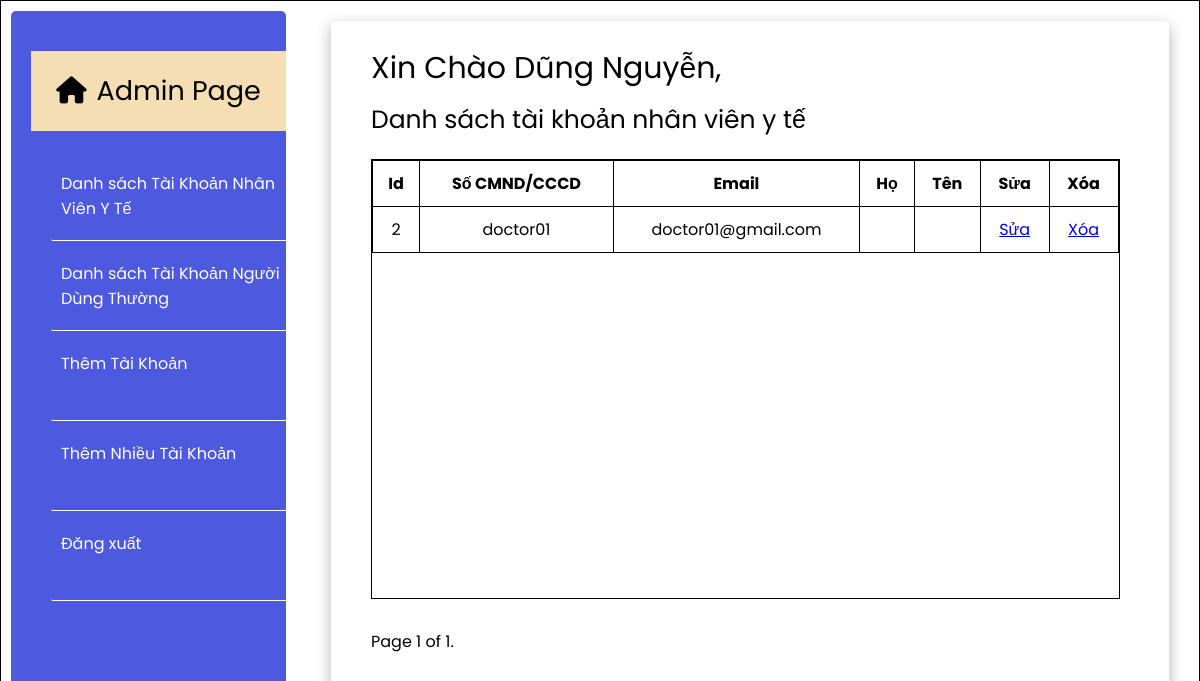
Screenshot of /sys_admin/list-moh/ (signed in) with the database file from the repository.
### authentication/models.py (models this page shows)
class User(AbstractUser):
    is_normal_user = models.BooleanField(default=True)
    is_MOH = models.BooleanField(default=False)

### system_admin/views.py (the view)
# urls.py: path('list-moh/', views.listMoh, name="list-moh"),
def listMoh(request):
    if request.user.is_authenticated:
        list = User.objects.filter(is_MOH = True)
        paginator = Paginator(list, 10) # Show 25 records per page.
        page_number = request.GET.get('page',1)
        page_obj = paginator.get_page(page_number)
        list = {
            'page': page_obj,
            'role' : 'nhân viên y tế',
        }
        return render(request, 'list_user.html', list)
    else:
        messages.error(request, "Vui lòng đăng nhập để tiếp tục")
        return redirect('http://127.0.0.1:8000/sys_admin/login')

### system_admin/templates/list_user.html (shortened to what this page needs)
{% load static %}
<!DOCTYPE html>
<html>
<head>
    <link rel="stylesheet" href="https://cdnjs.cloudflare.com/ajax/libs/font-awesome/6.0.0-beta3/css/all.min.css"/>
    <link rel="stylesheet" href="{% static 'style.css' %}">
</head>
<body>
    <div class="navigation">
        <div class="wrapper">
            <div class="decoration">
                <p><i class="fas fa-home"></i>Admin Page</p>
             </div>
            <ul>
                <li class="list">
                    <a href="http://127.0.0.1:8000/sys_admin/list-moh/">
                        <span class="title">Danh sách Tài Khoản Nhân Viên Y Tế</span>
                    </a>
                </li>
                <li class="list">
                    <a href="http://127.0.0.1:8000/sys_admin/list-normal/">
                        <span class="title">Danh sách Tài Khoản Người Dùng Thường</span>
                    </a>
                </li>
                <li class="list">
                    <a href="http://127.0.0.1:8000/sys_admin/add/">
                        <span class="title">Thêm Tài Khoản</span>
                    </a>
                </li>
                <li class="list">
                    <a href="http://127.0.0.1:8000/sys_admin/upload/">
                        <span class="title">Thêm Nhiều Tài Khoản</span>
                    </a>
                </li>
                <li>
                    <a href="http://127.0.0.1:8000/sys_admin/logout/">
                        <span class="title">Đăng xuất</span>
                    </a>
                </li>
            </ul>
        </div>
    </div>
    <div class="main">
        <div class="wrapper">
            <div class="greeting">
                Xin Chào {{request.user.first_name}} {{request.user.last_name}},
            </div>
            <div class="title">
                Danh sách tài khoản {{role}}
            </div>
            <div class="table-wrapper">
            <table>
                <tr>
                    <th>Id</th>
                    <th>Số CMND/CCCD</th>
                    <th>Email</th>
                    <th>Họ</th>
                    <th>Tên</th>
                    <th>Sửa</th>
                    <th>Xóa</th>
                </tr>
                {% for user in page %}
                <tr>
                    <td>{{user.id}}</td>
                    <td>{{user.username}}</td>
                    <td>{{user.email}}</td>
                    <td>{{user.first_name}}</td>
                    <td>{{user.last_name}}</td>
                    <td><a href="http://127.0.0.1:8000/sys_admin/update/{{user.id}}">Sửa</a></td>
                    <td><a href="http://127.0.0.1:8000/sys_admin/delete/{{user.id}}">Xóa</a></td>
                </tr>
                {% endfor %}
            </table>
            </div>
            <div class="pagination">
                <span class="step-links">
                    <span class="current">
                        Page {{ page.number }} of {{ page.paginator.num_pages }}.
                    </span>
                </span>
            </div>
        </div>
    </div>
</body>
</html>

### system_admin/static/style.css (style rules this page uses)
* { margin: 0; padding: 0; box-sizing: border-box; font-family: 'Poppins', sans-serif; }
body { position: relative; width: 100%; height: 100vh; display: flex; border: 1px solid black; background: url('/static/images/whitebg.jpg'); overflow: hidden; }
.navigation { display: flex; width: 20vw; min-width: 300px; height: 100%; padding-right: 5px; }
.navigation .wrapper { padding: 40px 0 10px 20px; margin: 10px 10px; width: 100%; border-radius: 5px; background: #4d59df; }
.navigation .wrapper .decoration { width: 100%; height: 10vh; background-color: wheat; margin-bottom: 30px; display: flex; }
.navigation .wrapper .decoration p { font-size: 27px; margin: auto; color: #000; }
.navigation .wrapper .decoration i { margin-right: 10px; }
.navigation .wrapper ul { list-style: none; }
.navigation .wrapper ul li { position: relative; display: block; width: auto; margin: 10px 0 10px 20px; margin-top: 10px; margin-bottom: 10px; background: #4d59df; height: 80px; border-bottom: 0.5px solid white; cursor: pointer; transition: 0.5s ease; border-radius: 2px 0 0 2px; }
.navigation .wrapper ul li a { position: relative; display: block; width: 100%; padding-top: 10px; padding-left: 10px; height: 50px; color: #fff; text-decoration: none; border-radius: 5px; cursor: pointer; }
.main { display: flex; width: 80%; height: 100%; }
.main .wrapper { position: relative; background-color: transparent; padding: 15px 10px 10px 40px; margin: 20px 30px; width: 100%; opacity: 1; border-radius: 5px; box-shadow: inset; box-shadow: 0 5px 15px rgba(0,0,0 , 0.3); }
.main .wrapper .greeting { font-size: 30px; margin-top: 10px; }
.main .wrapper .title { margin-top: 10px; margin-bottom: 20px; font-size: 25px ; }
.wrapper .table-wrapper { width: 95%; overflow-y: auto; height: 55vh; border: 1px solid black; }
.wrapper table { width: 100%; margin-left: 0; margin-right: 0; }
.wrapper .table-wrapper table td { max-height: 30px; }
.wrapper .pagination { margin-top: 30px; }

### system_admin/templates/list_user.html (style rules this page uses)
table { border-collapse: collapse; border: solid 1px; text-align: center; }
th, td { padding: 10px 10px; border: solid 1px; }

### rows the page displays
User: user.first_name "Dũng", user.last_name "Nguyễn"
User: id "2", username "doctor01", email "doctor01@gmail.com"

### other values shown
{{ role }} "nhân viên y tế"
{{ page.number }} "1"
{{ page.paginator.num_pages }} "1"
